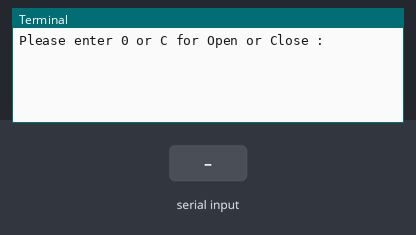
This program was run on a simulated Raspberry Pi (BCM pin numbers). Parts: the last lines printed to the terminal. Inputs (shaded band) come from the test bench. The stepper is drawn at 200 steps a turn. At 2.8 s the program stops and its outputs stay as they are.

Above: at 1.2 s.
1.3 s: "c" typed at the terminal, then Enter
At 2.0 s:
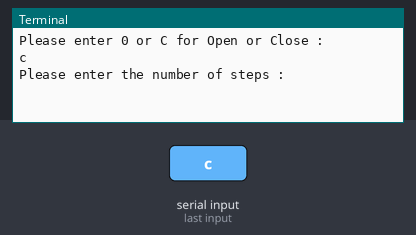
2.8 s: "1" typed at the terminal, then Enter
At 3.1 s:
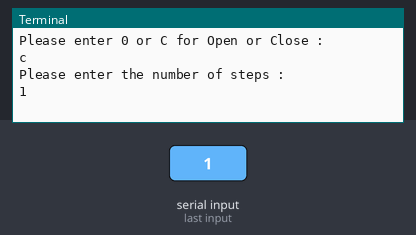

Measured:
- after the input at 1.3 s, the terminal: prints a new line at once (image 1)
- after the input at 2.8 s, the terminal: prints a new line at once (image 2)

The program:

stepper_pwm.py
```python
import RPi.GPIO as GPIO
import time

DIR = 20
STEP = 21

GPIO.setmode(GPIO.BCM)
GPIO.setup(DIR, GPIO.OUT)
GPIO.setup(STEP, GPIO.OUT)
p = GPIO.PWM(DIR, 500)

def spin_motor(direction, num_steps):
	GPIO.output(STEP, direction)
	while num_steps > 0:
		p.start(1)
		time.sleep(0.01)
		num_steps -= 1

	p.stop()
	GPIO.cleanup()
	return True

direction_input = raw_input("Please enter 0 or C for Open or Close : ")
num_steps = input("Please enter the number of steps : ")
if direction_input == 'c':
	spin_motor(False, num_steps)

else:
	spin_motor(True, num_steps)
# spin_motor(True, num_steps)
```
